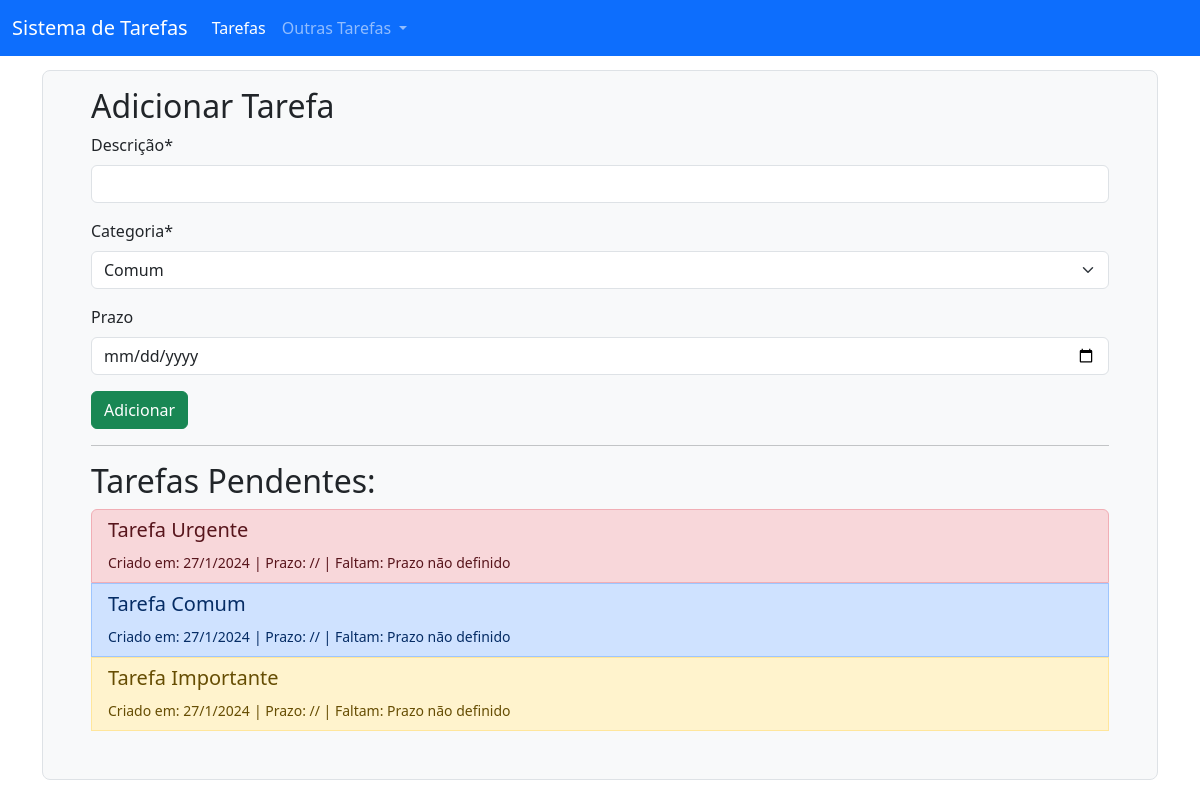
The page /tarefas/ on the database as committed earlier.
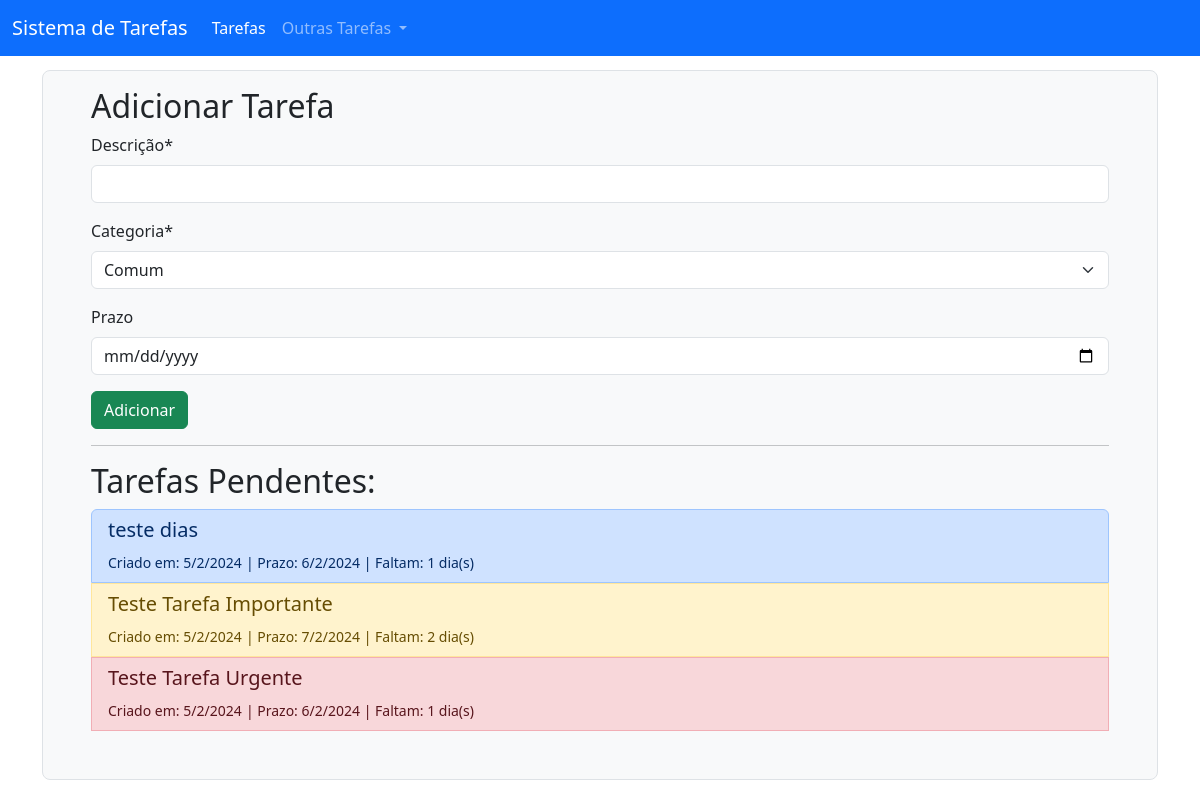
The same page on the database as committed later.
### tarefas/models.py (models this page shows, shortened)
class Tarefa(models.Model):
    Opcoes_Status = (
        ('concluída', 'Concluída',),
        ('pendente', 'Pendente'),
        ('adiada', 'Adiada'),
    )
    Opcoes_Categoria = (
        ('urgente','Urgente'),
        ('importante', 'Importante'),
        ('comum', 'Comum'),
    )
    descricao = models.CharField(max_length=200)
    criacao = models.DateTimeField(auto_now_add = True)
    categoria = models.CharField(max_length=25, choices=Opcoes_Categoria, default = 'comum')
    status = models.CharField(max_length=25, choices = Opcoes_Status, default='pendente')
    conclusao = models.DateTimeField(null=True, blank=True)
    prazo = models.DateTimeField(null=True, blank=True)
    dia_restante = models.IntegerField(null=True, blank=True)

### tarefas/views.py (the view)
# urls.py: path('', views.tarefas_pendentes_list, name='tarefas_pendentes_list'),
def tarefas_pendentes_list(request):
    tarefas_pendentes = Tarefa.objects.filter(status='pendente')
    if request.method == 'POST':
        form = AdicionarTarefa(data = request.POST)
        if form.is_valid():
            form.save()
            return redirect('tarefas_pendentes_list')
    else:
        form = AdicionarTarefa()
    return render(request, 'tarefas/tarefas_pendentes.html',
                   {'tarefas_pendentes': tarefas_pendentes,
                    'form':form})

### tarefas/forms.py
class AdicionarTarefa(forms.ModelForm):
    class Meta:
        model = Tarefa
        fields = ['descricao', 'categoria', 'prazo' ]
        labels = {
            'descricao': 'Descrição',
            'categoria': 'Categoria',
            'prazo': 'Prazo',
        }
        widgets = {'prazo': forms.DateTimeInput(attrs={'type': 'date' }),
        }

### tarefas/templates/tarefas/tarefas_pendentes.html (shortened to what this page needs)
{% extends 'base.html' %}
{% load crispy_forms_tags %}
    {% block content %}
            <div class="h-100 p-5 pt-3 bg-light border rounded-3 ">
              <h2>Adicionar Tarefa</h2>
                <form method="post">
                    {{ form | crispy }}
                        <div style="margin-top: 10px;">
                            <input class="btn btn-success" type="submit" value="Adicionar">
                        </div>
                </form>
                <hr>
                <h2>Tarefas Pendentes:</h2>
                <div class="list-group">
                {% for tarefa in tarefas_pendentes %}
                        {% if tarefa.categoria == 'urgente' %}
                            <button type="button" class="list-group-item list-group-item-danger list-group-item-action" data-bs-toggle="modal" data-bs-target="#modal{{ tarefa.id }}">
                        {% else %}
                        {% if tarefa.categoria == 'importante' %}
                            <button type="button" class="list-group-item list-group-item-warning list-group-item-action" data-bs-toggle="modal" data-bs-target="#modal{{ tarefa.id }}">
                        {% else %}
                            <button type="button" class="list-group-item list-group-item-primary list-group-item-action" data-bs-toggle="modal" data-bs-target="#modal{{ tarefa.id }}">
                        {% endif %}
                        {% endif %}
                        <h5>{{ tarefa.descricao }}</h5>
                        <small>Criado em: {{ tarefa.criacao.day }}/{{ tarefa.criacao.month }}/{{ tarefa.criacao.year }}</small>
                        <small> |  Prazo: {{ tarefa.prazo.day }}/{{ tarefa.prazo.month }}/{{ tarefa.prazo.year }} </small>
                        <small> | Faltam: {% if tarefa.dia_restante %} {{ tarefa.dia_restante }} dia(s) {% else %} Prazo não definido {% endif %}</small>
                        </button>
                {% endfor %}
                </div>
            </div>
    {% endblock %}

Rows that differ between the two databases and show on the page:
removed Tarefa: descricao "Tarefa Urgente", criacao.day "27", criacao.month "1", criacao.year "2024", shows "Prazo não definido"
removed Tarefa: descricao "Tarefa Comum", criacao.day "27", criacao.month "1", criacao.year "2024", shows "Prazo não definido"
removed Tarefa: descricao "Tarefa Importante", criacao.day "27", criacao.month "1", criacao.year "2024", shows "Prazo não definido"
added Tarefa: descricao "teste dias", criacao.day "5", criacao.month "2", criacao.year "2024", prazo.day "6", prazo.month "2", prazo.year "2024", dia_restante "1"
added Tarefa: descricao "Teste Tarefa Importante", criacao.day "5", criacao.month "2", criacao.year "2024", prazo.day "7", prazo.month "2", prazo.year "2024", dia_restante "2"
added Tarefa: descricao "Teste Tarefa Urgente", criacao.day "5", criacao.month "2", criacao.year "2024", prazo.day "6", prazo.month "2", prazo.year "2024", dia_restante "1"
